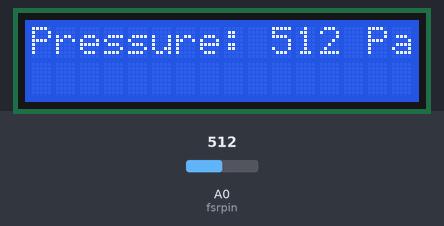
Recording of a sketch running on a simulated Arduino Uno, built with avr-gcc and run on an emulated ATmega328P. Parts: 16×2 character LCD. The inputs (shaded band) are chosen by the test bench; at power-on: A0 (fsrpin) = 512.

Above: at 2.2 s.
2.3 s: A0 (fsrpin) set to 716
At 2.88 s:
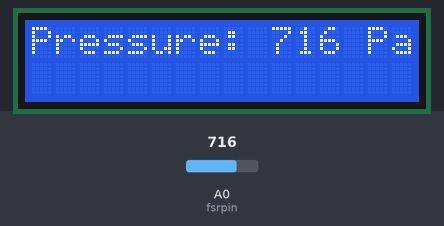
5.3 s: A0 (fsrpin) set to 900
At 5.72 s:
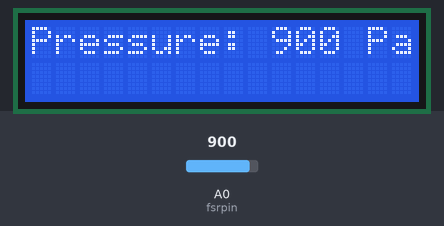
7.0 s: A0 (fsrpin) set to 1023
At 7.33 s:
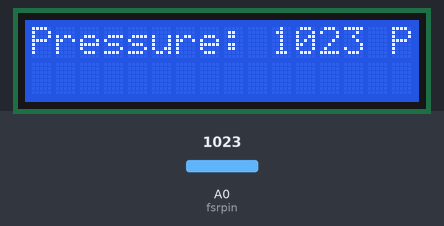
Timing chart, 0 to 10.0 s (numbered marks = the images above; inputs shaded):
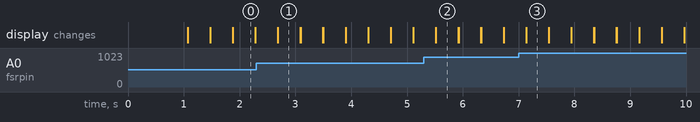

Measured:
- after the input at 2.3 s, the display: first differs from a run without the input after 0.39 s (image 1)
- after the input at 5.3 s, the display: first differs from a run without the input after 0.22 s (image 2)
- after the input at 7.0 s, the display: first differs from a run without the input after 0.14 s (image 3)
- what the display in image 0 shows lasts 0.4 s, from 1.9 s to 2.3 s

The sketch:

pressure_detection.ino
```cpp
#include <LiquidCrystal.h>   // including library for lcd
int fsrpin=0;  //for force sensor pin;
int fsrread; //to store vlue from sensor
LiquidCrystal lcd(12, 11, 5, 4, 3, 2); //setting lcd pins

void setup() {
  lcd.begin(16, 2);   //starts lcd
  lcd.print("Pressure sensor");
  delay(1000);
  lcd.clear();   //clear lcd screen
}

void loop() {
   fsrread = analogRead(fsrpin);   //reading data from force sensor and stroing in a variable
   //printing value on lcd
  lcd.print("Pressure: ");
  lcd.print(fsrread);
    lcd.print(" Pa");

  delay(400);
  lcd.clear();
}
 
```
